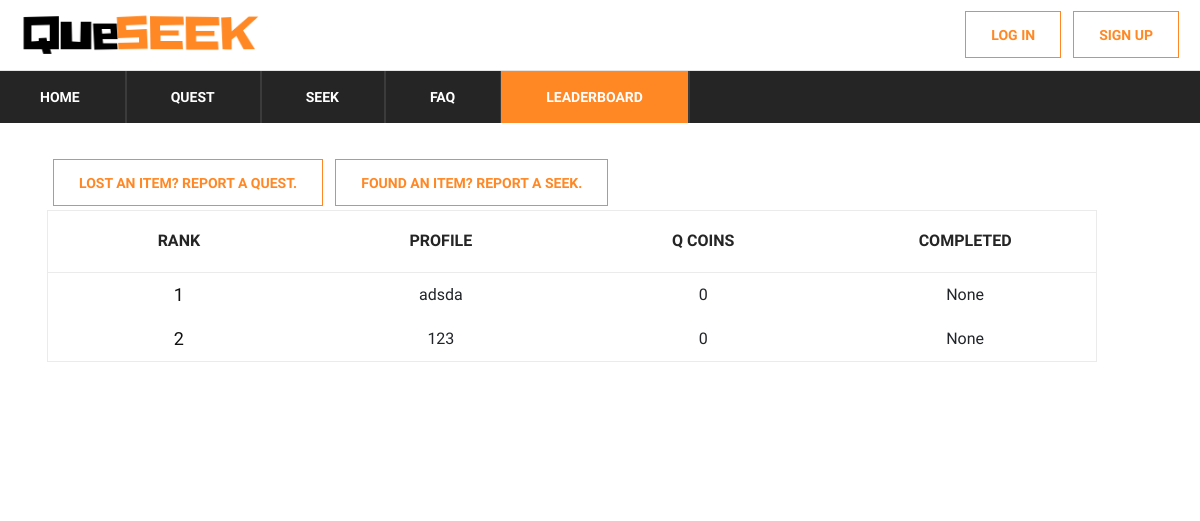
The page /leaderboard on the database as committed earlier.
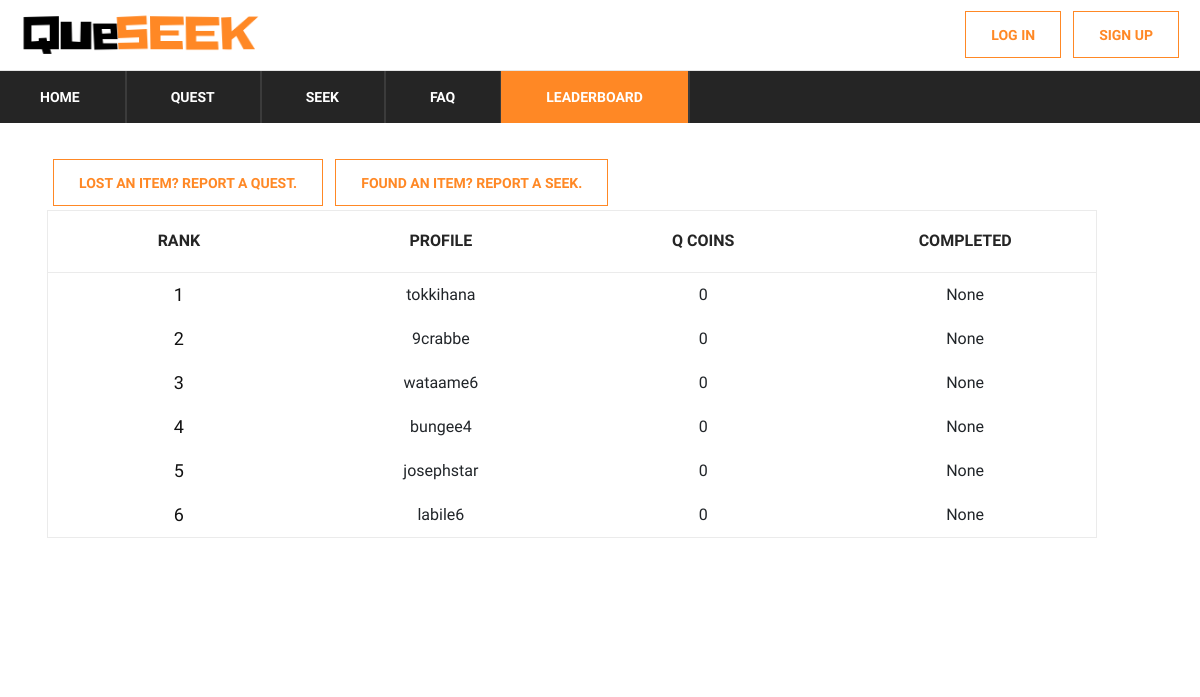
The same page on the database as committed later.
### app/models.py (models this page shows)
class User(UserMixin, Base):
    __tablename__ = "users"
    id = db.Column(db.String, primary_key=True)
    email = db.Column(db.String(255), unique=True, nullable=False)
    password = db.Column(db.String(255), nullable=False)
    username = db.Column(db.String(255), unique=True, nullable=False)
    created_at = db.Column(DateTime(timezone=True), default=datetime.now(pytz.timezone('Asia/Singapore')))

class UserProfile(UserMixin, Base):
    __tablename__ = "userProfile"
    id = db.Column(db.String, ForeignKey('users.id'), primary_key=True)
    level = db.Column(db.Integer, nullable=False, default=1)
    coinsBalance = db.Column(db.Integer, nullable=False, default=50)
    coinsCollected = db.Column(db.Integer, nullable=False, default=0)
    coinsToNext = db.Column(db.Integer, nullable=False, default=20)
    avatarId = db.Column(db.String, ForeignKey('Avatars.avatarId'), default='0000')

### app/__init__.py (the view)
@app.route('/leaderboard')
def leaderboard():
    q1 = (db.session.query(User, func.count(QuestCoinsTransaction.questId).label('amt'))
          .group_by(User.id)
          .filter(User.id == QuestCoinsTransaction.userId)
          )
    q1s = q1.subquery()
    q2 = (db.session.query(User, UserProfile, q1s.c.amt)
          .outerjoin(q1s, User.id == q1s.c.id)
          .filter(User.id == UserProfile.id)
          .order_by(UserProfile.coinsCollected.desc())
          .all()
          )
    print(q2)
    return render_template('leaderboard.html', query=q2, page='leaderboard')

### app/__init__.py (called while the page is built)
@app.context_processor
def inject_dict_for_all_templates():
    if (not current_user.is_anonymous):
        userprofile = (db.session.query(UserProfile)
                       .filter(UserProfile.id == current_user.id)
                       .first()
                       )
        return dict(current_user_avatar=userprofile.avatarId)
    return dict()

### app/templates/leaderboard.html (shortened to what this page needs)
<!DOCTYPE html>
<html lang="zxx">
<head>
    <link rel="stylesheet" href="{{ url_for('static', filename='css/bootstrap.min.css')}}" type="text/css">
    <link rel="stylesheet" href="{{ url_for('static', filename='css/font-awesome.min.css')}}" type="text/css">
    <link rel="stylesheet" href="{{ url_for('static', filename='css/themify-icons.css')}}" type="text/css">
    <link rel="stylesheet" href="{{ url_for('static', filename='css/elegant-icons.css')}}" type="text/css">
    <link rel="stylesheet" href="{{ url_for('static', filename='css/owl.carousel.min.css')}}" type="text/css">
    <link rel="stylesheet" href="{{ url_for('static', filename='css/nice-select.css')}}" type="text/css">
    <link rel="stylesheet" href="{{ url_for('static', filename='css/jquery-ui.min.css')}}" type="text/css">
    <link rel="stylesheet" href="{{ url_for('static', filename='css/slicknav.min.css')}}" type="text/css">
    <link rel="stylesheet" href="{{ url_for('static', filename='css/style.css')}}" type="text/css">
    <link rel="stylesheet" href="{{ url_for('static', filename='css/table.css')}}" type="text/css">
</head>
<body>
<header class="header-section">
    {% include "base/topbar.html" %}
    {% include "base/menu.html" %}
</header>
<section class="hero-section">
    <div class="hero-items owl-carousel">
        <div class="topbar-cover2">
            <div class="desc">
                <section class="cd-faq">
                    <section class="shopping-cart spad">
                        {% include "base/button.html" %}
                        <div class="container">
                            <div class="row">
                                <div class="col-lg-12">
                                    <div class="cart-table">
                                        <table>
                                            <thead>
                                            <tr>
                                                <th>Rank</th>
                                                <th>Profile</th>
                                                <th>Q Coins</th>
                                                <th>Completed</th>
                                            </tr>
                                            </thead>
                                            <tbody>
                                            {% for row in query %}
                                            <tr>
                                                <td class="cart-pic"><h5>{{ loop.index0 + 1 }}</h5></td>
                                                <td class="cart-pic">{{ row[0].username}}</td>
                                                <td class="cart-pic">{{ row[1].coinsCollected }}</td>
                                                <td class="cart-pic">{{ row[2] }}</td>
                                            </tr>
                                            {% endfor %}
                                            </tbody>
                                        </table>
                                    </div>
                                </div>
                            </div>
                        </div>
                    </section>
                </section>
            </div>
        </div>
    </div>
</section>
</body>
</html>

Rows that differ between the two databases and show on the page:
removed User: username "adsda", coinsCollected "0", row "None"
removed User: username "123", coinsCollected "0", row "None"
added User: username "tokkihana", coinsCollected "0", row "None"
added User: username "9crabbe", coinsCollected "0", row "None"
added User: username "wataame6", coinsCollected "0", row "None"
added User: username "bungee4", coinsCollected "0", row "None"
added User: username "josephstar", coinsCollected "0", row "None"
added User: username "labile6", coinsCollected "0", row "None"
